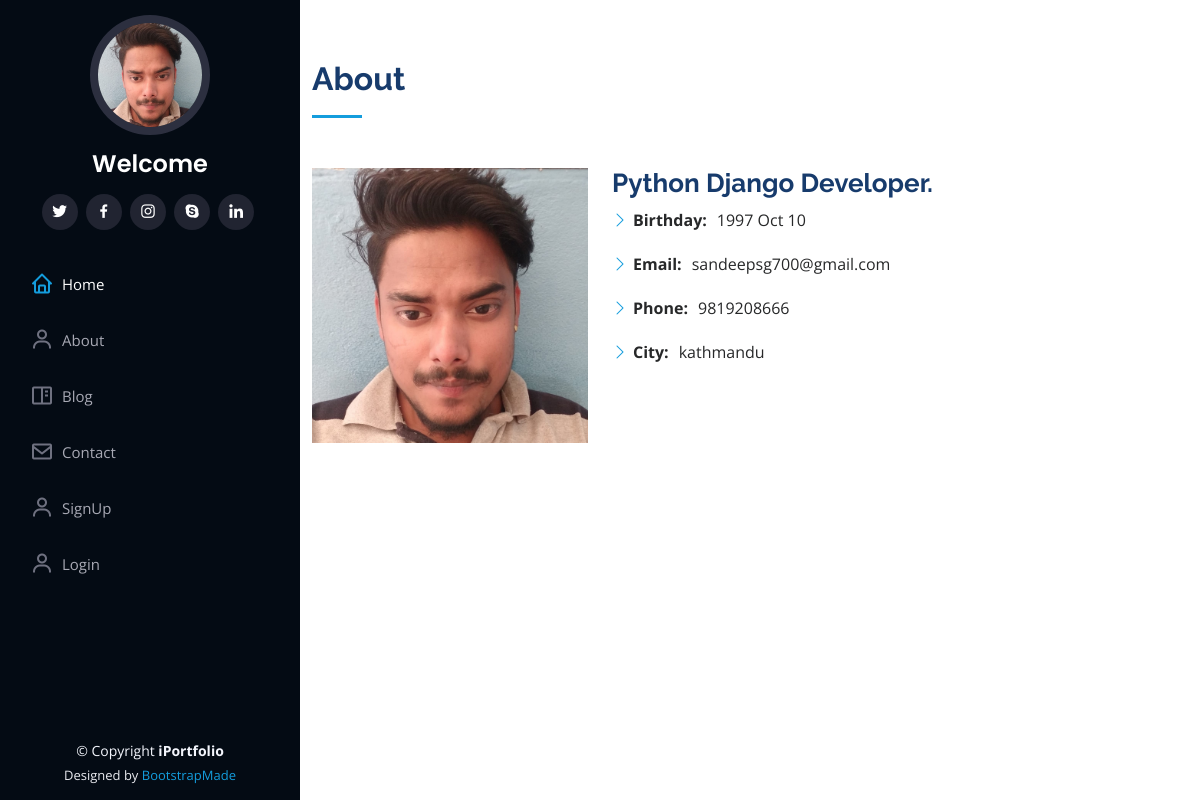
/about, run on the app's committed database.
### home/models.py (models this page shows, shortened)
class About(models.Model):
    age=models.IntegerField()
    birthday=models.CharField(max_length=25)
    phone=models.CharField(max_length=10)
    email=models.EmailField()
    city=models.CharField(max_length=25)

### home/views.py (the view)
# urls.py: path('about', about, name='about'),
def about(request):
    views = {}
    views['informations'] = About.objects.all()
    return render(request, 'about.html', views)

### templates/about.html (shortened to what this page needs)
{% extends 'base.html' %}
{% load static %}
{% block content %}
    <section id="about" class="about">
      <div class="container">
        <div class="section-title">
          <h2>About</h2>
        </div>
        <div class="row">
          <div class="col-lg-4" data-aos="fade-right">
            <img src="{% static 'assets/img/profile.jpg' %}" class="img-fluid" alt="">
          </div>
          <div class="col-lg-8 pt-4 pt-lg-0 content" data-aos="fade-left">
            <h3>Python Django Developer.</h3>
            <div class="row">
              {% for information in informations %}
              <div class="col-lg-6">
                <ul>
                  <li><i class="bi bi-chevron-right"></i> <strong>Birthday:</strong> <span>{{information.birthday}}</span></li>
                  <li><i class="bi bi-chevron-right"></i> <strong>Email:</strong> <span>{{information.email}}</span></li>
                  <li><i class="bi bi-chevron-right"></i> <strong>Phone:</strong> <span>{{information.phone}}</span></li>
                  <li><i class="bi bi-chevron-right"></i> <strong>City:</strong> <span>{{information.city}}</span></li>
                </ul>
              </div>
              {% endfor %}
            </div>
          </div>
        </div>
      </div>
    </section>
{% endblock %}

### static/assets/css/style.css (style rules this page uses)
body { font-family: "Open Sans", sans-serif; color: #272829; }
h1, h2, h3, h4, h5, h6 { font-family: "Raleway", sans-serif; }
section { padding: 60px 0; overflow: hidden; }
.section-title { padding-bottom: 30px; }
.section-title h2 { font-size: 32px; font-weight: bold; margin-bottom: 20px; padding-bottom: 20px; position: relative; color: #173b6c; }
.section-title h2::after { content: ""; position: absolute; display: block; width: 50px; height: 3px; background: #149ddd; bottom: 0; left: 0; }
.about .content h3 { font-weight: 700; font-size: 26px; color: #173b6c; }
.about .content ul { list-style: none; padding: 0; }
.about .content ul li { margin-bottom: 20px; display: flex; align-items: center; }
.about .content ul strong { margin-right: 10px; }
.about .content ul i { font-size: 16px; margin-right: 5px; color: #149ddd; line-height: 0; }

### data on the page
About: birthday "1997 Oct 10", email "sandeepsg700@gmail.com", phone "9819208666", city "kathmandu"
